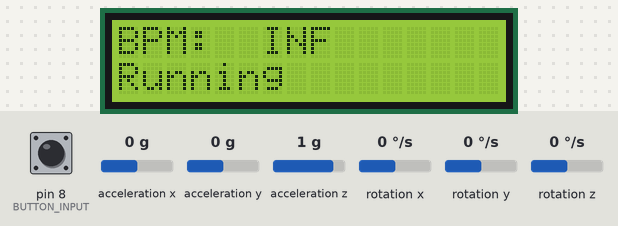
Bench run of a sketch on a simulated Arduino Uno, built with avr-gcc and run on an emulated ATmega328P. Shown: 16×2 character LCD. Wiring (inferred from the names in the program): MPU-6050 motion sensor at I2C address 0x68. Inputs (shaded band) come from the test bench; at power-on: acceleration y 0 g, pin 8 (BUTTON_INPUT) HIGH, acceleration x 0 g, acceleration z 1 g, rotation x 0 °/s, rotation y 0 °/s, rotation z 0 °/s. What the sketch prints to the serial monitor is not drawn.

Above: at 1.2 s.
1.3 s: acceleration y set to 0.2 g
At 2.3 s:
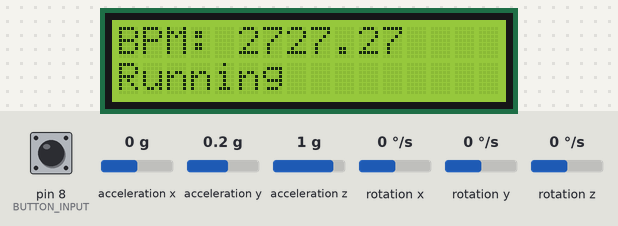
Timing chart, 0 to 4.3 s (numbered marks = the images above; inputs shaded):
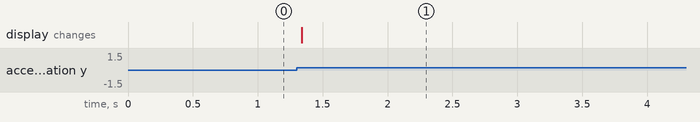

Measured:
- the behaviour switches between 0 and 0.1 g on acceleration y (found by bisection; images 0 and 1)
- after the input at 1.3 s, the display: changes at once (image 1)

The sketch:

arduino.ino
```cpp
#include <LiquidCrystal.h>

#include "math.h"
#include "Wire.h" // This library allows you to communicate with I2C devices.
#include <SoftwareSerial.h>

/* ------ */
/* GY 521 */
/* ------ */

const int MPU_ADDR = 0x68; // I2C address of the MPU-6050. If AD0 pin is set to HIGH, the I2C address will be 0x69.

int16_t accelerometer_x, accelerometer_y, accelerometer_z; // variables for accelerometer raw data
int16_t gyro_x, gyro_y, gyro_z; // variables for gyro raw data
int16_t temperature; // variables for temperature data

const int hist_len = 200;

// accel data for calculating dax, day, daz
int accelerometer_px[hist_len];
int accelerometer_py[hist_len];
int accelerometer_pz[hist_len];

// gyro data for calculating dgx, dgy, dgz
int gyro_px[hist_len];
int gyro_py[hist_len];
int gyro_pz[hist_len];

// used to get 2nd derivative
int last_damax, last_dgmax;
int pddamax[hist_len];
int pddgmax[hist_len];
int plast_da_avg[hist_len];

char tmp_str[7]; // temporary variable used in convert function
char* convert_int16_to_str(int16_t i) { // converts int16 to string. Moreover, resulting strings will have the same length in the debug monitor.
  sprintf(tmp_str, "%6d", i);
  return tmp_str;
}

/* ------ */


// LED DISPLAY
const int rs = 12, en = 11, d4 = 5, d5 = 4, d6 = 3, d7 = 2;
LiquidCrystal lcd(rs, en, d4, d5, d6, d7);


// Pedometer
const int rise_fall_len = 30;
unsigned long ay_rise_intervals[rise_fall_len];
unsigned long ay_fall_intervals[rise_fall_len];
unsigned long ay_last_rise_time = 0;
unsigned long ay_last_fall_time = 1;
float bpm = 0.0;

/*
unsigned long ddamax_rise_intervals[rise_fall_len];
unsigned long ddamax_fall_intervals[rise_fall_len];
unsigned long ddamax_last_rise_time = 0;
unsigned long ddamax_last_fall_time = 1;
unsigned long ddgmax_rise_intervals[rise_fall_len];
unsigned long ddgmax_fall_intervals[rise_fall_len];
unsigned long ddgmax_last_rise_time = 0;
unsigned long ddgmax_last_fall_time = 1;
*/

// Time-keeping
long iterations = 0;

// Bluetooth and button
bool pressed = false;
int button_state = 0;
const int BUTTON_INPUT = 8;
const int HC05_TX = 14;
const int HC05_RX = 15;
SoftwareSerial HC05Module(HC05_RX, HC05_TX);

void setup() {
  Serial.begin(9600);
  Wire.begin();
  Wire.beginTransmission(MPU_ADDR); // Begins a transmission to the I2C slave (GY-521 board)
  Wire.write(0x6B); // PWR_MGMT_1 register
  Wire.write(0); // set to zero (wakes up the MPU-6050)
  Wire.endTransmission(true);

  // LED
  lcd.begin(16, 2);

  // Bluetooth and button
  pinMode(BUTTON_INPUT, INPUT);
  HC05Module.begin(9600);
}


void loop() {
  Wire.beginTransmission(MPU_ADDR);
  Wire.write(0x3B); // starting with register 0x3B (ACCEL_XOUT_H) [MPU-6000 and MPU-6050 Register Map and Descriptions Revision 4.2, p.40]
  Wire.endTransmission(false); // the parameter indicates that the Arduino will send a restart. As a result, the connection is kept active.
  Wire.requestFrom(MPU_ADDR, 7*2, true); // request a total of 7*2=14 registers

  /*
  // prep historical data
  move_data();
  accelerometer_px[0] = accelerometer_x;
  accelerometer_py[0] = accelerometer_y;
  accelerometer_pz[0] = accelerometer_z;
  gyro_px[0] = gyro_x;
  gyro_py[0] = gyro_y;
  gyro_pz[0] = gyro_z;
  */

  // "Wire.read()<<8 | Wire.read();" means two registers are read and stored in the same variable
  accelerometer_x = Wire.read()<<8 | Wire.read(); // reading registers: 0x3B (ACCEL_XOUT_H) and 0x3C (ACCEL_XOUT_L)
  accelerometer_y = Wire.read()<<8 | Wire.read(); // reading registers: 0x3D (ACCEL_YOUT_H) and 0x3E (ACCEL_YOUT_L)
  accelerometer_z = Wire.read()<<8 | Wire.read(); // reading registers: 0x3F (ACCEL_ZOUT_H) and 0x40 (ACCEL_ZOUT_L)
  temperature = Wire.read()<<8 | Wire.read(); // reading registers: 0x41 (TEMP_OUT_H) and 0x42 (TEMP_OUT_L)
  gyro_x = Wire.read()<<8 | Wire.read(); // reading registers: 0x43 (GYRO_XOUT_H) and 0x44 (GYRO_XOUT_L)
  gyro_y = Wire.read()<<8 | Wire.read(); // reading registers: 0x45 (GYRO_YOUT_H) and 0x46 (GYRO_YOUT_L)
  gyro_z = Wire.read()<<8 | Wire.read(); // reading registers: 0x47 (GYRO_ZOUT_H) and 0x48 (GYRO_ZOUT_L)

  // Let's simplify this process - only use accelerometer y
  if (ay_last_rise_time > ay_last_fall_time) {
    // Look for the next fall and if it fell, record the time and interval
    if (accelerometer_y < 0) {
      unsigned long now = millis();
      move_data_ulong(ay_fall_intervals, rise_fall_len);
      ay_fall_intervals[0] = now - ay_last_fall_time;
      ay_last_fall_time = now;
    }
  } else {
    // Look for the next rise and if it rose, record the time and interval
    if (accelerometer_y > 0) {
      unsigned long now = millis();
      move_data_ulong(ay_rise_intervals, rise_fall_len);
      ay_rise_intervals[0] = now - ay_last_rise_time;
      ay_last_rise_time = now;
    }
  }

  unsigned long interval_ms = average_ulong(ay_rise_intervals, rise_fall_len);
  bpm = (60000.0 / (float) interval_ms) * 2; // multiply by 2 because we are detecting arm swing - arm swings once a step

  // LCD Display
  String line1 = String("BPM: ");
  line1.concat(bpm);
  line1.concat("   ");
  lcd.setCursor(0, 0);
  lcd.print(line1);
  lcd.setCursor(0, 1);
  if (bpm <= 110) {
    lcd.print("Walking");
  } else if (bpm <= 155) {
    lcd.print("Jogging");
  } else {
    lcd.print("Running");
  }

  // Bluetooth and button
  button_state = digitalRead(BUTTON_INPUT);
  if (pressed) {
    if (button_state == LOW) {
      // Depress
      pressed = false;
    }
  } else {
    if (button_state == HIGH) {
      pressed = true;

      String output = "s";
      output.concat(bpm);
      output.concat("e");

      //Serial.println(output);
      HC05Module.print(output); // Do bluetooth communication
    }
  }

  // Delay
  iterations++;
  delay(50);

  // print out data
  /*
  String output = String("aX: ");
  output.concat(convert_int16_to_str(accelerometer_x));
  output.concat(",aY: ");
  output.concat(convert_int16_to_str(accelerometer_y));
  output.concat(",aZ: ");
  output.concat(convert_int16_to_str(accelerometer_z));
  */

  /*
  int damax = get_accel_max_deriv();
  int dgmax = get_gyro_max_deriv();

  int ddamax = 0;
  int ddgmax = 0;
  //int dda_avg = 0;
  if (iterations != 0) {
    ddamax = abs(damax - last_damax);
    ddgmax = abs(dgmax - last_dgmax);
  }

  last_damax = damax;
  last_dgmax = dgmax;
  pddamax[0] = ddamax;
  pddgmax[0] = ddgmax;

  int avg_ddamax = average(pddamax, hist_len);
  int avg_ddgmax = average(pddgmax, hist_len);
  */

  /*
  if (ddamax_last_rise_time > ddamax_last_fall_time) {
    // Look for the next fall and if it fell, record the time and interval
    if (ddamax < avg_ddamax) {
      unsigned long now = millis();
      move_data_ulong(ddamax_fall_intervals, rise_fall_len);
      ddamax_fall_intervals[0] = now - ddamax_last_fall_time;
      ddamax_last_fall_time = now;
    }
  } else {
    // Look for the next rise and if it rose, record the time and interval
    if (ddamax > avg_ddamax) {
      unsigned long now = millis();
      move_data_ulong(ddamax_rise_intervals, rise_fall_len);
      ddamax_rise_intervals[0] = now - ddamax_last_rise_time;
      ddamax_last_rise_time = now;
    }
  }

  if (ddgmax_last_rise_time > ddgmax_last_fall_time) {
    // Look for the next fall and if it fell, record the time and interval
    if (ddgmax < avg_ddgmax) {
      unsigned long now = millis();
      move_data_ulong(ddgmax_fall_intervals, rise_fall_len);
      ddgmax_fall_intervals[0] = now - ddgmax_last_fall_time;
      ddgmax_last_fall_time = now;
    }
  } else {
    // Look for the next rise and if it rose, record the time and interval
    if (ddgmax > avg_ddgmax) {
      unsigned long now = millis();
      move_data_ulong(ddgmax_rise_intervals, rise_fall_len);
      ddgmax_rise_intervals[0] = now - ddgmax_last_rise_time;
      ddgmax_last_rise_time = now;
    }
  }


  // Attempt to compute our bpm using all of our known values!
  unsigned long interval_avgs[4] = {
    average_ulong(ddamax_rise_intervals, rise_fall_len),
    average_ulong(ddamax_fall_intervals, rise_fall_len),
    average_ulong(ddgmax_rise_intervals, rise_fall_len),
    average_ulong(ddgmax_fall_intervals, rise_fall_len)
  };
  unsigned long interval_ms = average_ulong(interval_avgs, 4);

  // Divide millisecond interval by milliseconds in minute to get bpm
  bpm = (60000.0 / (float) interval_ms);
  */


  /*
  String output = String("damax:");
  output.concat(ddamax);
  output.concat(",dgmax:");
  output.concat(ddgmax);
  */

  /*
  String output = String("ddamax:");
  output.concat(ddamax);
  output.concat(",ddgmax:");
  output.concat(ddgmax);
  output.concat(",avg_ddamax:");
  output.concat(avg_ddamax);
  output.concat(",avg_ddgmax:");
  output.concat(avg_ddgmax);
  */
  String output = String("aY:");
  output.concat(accelerometer_y);


  //String output = String("bpm:");
  //output.concat(interval_ms);

  // HC05Module.write(output.c_str());
  Serial.println(output);

  // Serial.print("aX = "); Serial.print(convert_int16_to_str(accelerometer_x));
  // Serial.print(" | aY = "); Serial.print(convert_int16_to_str(accelerometer_y));
  // Serial.print(" | aZ = "); Serial.print(convert_int16_to_str(accelerometer_z));
  // the following equation was taken from the documentation [MPU-6000/MPU-6050 Register Map and Description, p.30]
  // Serial.print(" | tmp = "); Serial.print(temperature/340.00+36.53);
  // Serial.print(" | gX = "); Serial.print(convert_int16_to_str(gyro_x));
  // Serial.print(" | gY = "); Serial.print(convert_int16_to_str(gyro_y));
  // Serial.print(" | gZ = "); Serial.print(convert_int16_to_str(gyro_z));
  // Serial.println();
}

void move_data() {
  for (int i = hist_len - 1; i > 0; i--) {
    accelerometer_px[i] = accelerometer_px[i - 1];
    accelerometer_py[i] = accelerometer_py[i - 1];
    accelerometer_pz[i] = accelerometer_pz[i - 1];
    gyro_px[i] = gyro_px[i - 1];
    gyro_py[i] = gyro_py[i - 1];
    gyro_pz[i] = gyro_pz[i - 1];
    pddamax[i] = pddamax[i - 1];
    pddgmax[i] = pddgmax[i - 1];
  }
}

void move_data_ulong(unsigned long *data, int len) {
  for (int i = len - 1; i > 0; i--) {
    data[i] = data[i - 1];
  }
}

int average(int data[], int len) {
  long total = 0;
  for (int i = 0; i < len && i < iterations; i++) {
    total = total + data[i];
  }
  return (int) (total / len);
}

unsigned long average_ulong(unsigned long data[], int len) {
  unsigned long total = 0;
  for (int i = 0; i < len && i < iterations; i++) {
    total = total + data[i];
  }
  return total / len;
}

int get_accel_max_deriv() {
  int dx = abs(accelerometer_x - accelerometer_px[0]);
  int dy = abs(accelerometer_y - accelerometer_py[0]);
  int dz = abs(accelerometer_z - accelerometer_pz[0]);
  return dy;
  // return max(max(dx, dy), dz);
}

int get_accel_smooth_max_deriv() {
  int smooth_dx = abs(((int) accelerometer_x) - average(accelerometer_px, hist_len));
  int smooth_dy = abs(((int) accelerometer_y) - average(accelerometer_py, hist_len));
  int smooth_dz = abs(((int) accelerometer_z) - average(accelerometer_pz, hist_len));
  return smooth_dy;
  //return max(smooth_dx, max(smooth_dy, smooth_dz));
}

int get_gyro_max_deriv() {
  int dx = abs(gyro_x - gyro_px[0]);
  int dy = abs(gyro_y - gyro_py[0]);
  int dz = abs(gyro_z - gyro_pz[0]);
  return dy;
  //return max(max(dx, dy), dz);
}

int get_gyro_smooth_max_deriv() {
  int smooth_dx = abs(((int) gyro_x) - average(gyro_px, hist_len));
  int smooth_dy = abs(((int) gyro_y) - average(gyro_py, hist_len));
  int smooth_dz = abs(((int) gyro_z) - average(gyro_pz, hist_len));
  return smooth_dy;
  //return max(smooth_dx, max(smooth_dy, smooth_dz));
}
```
